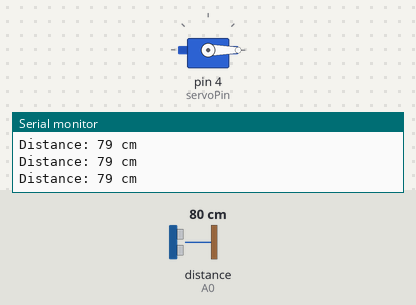
A sketch run on a simulated Arduino Uno, built with avr-gcc and run on an emulated ATmega328P. Shown: servo, the last lines printed to the serial monitor. Wiring (inferred from the names in the program): ultrasonic range finder: trigger A1; echo A0. The inputs (shaded band) are chosen by the test bench; at power-on: distance to the obstacle (sensor on A0) 80 cm. The echo pulse lasts 58.3 µs per cm.

Above: at 1.2 s.
1.3 s: distance to the obstacle (sensor on A0) set to 22 cm
2.8 s: distance to the obstacle (sensor on A0) set to 19 cm
At 3.5 s:
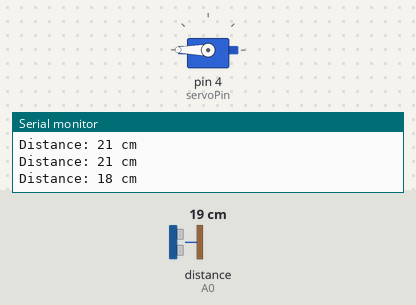
4.4 s: distance to the obstacle (sensor on A0) set to 35 cm
At 7.0 s:
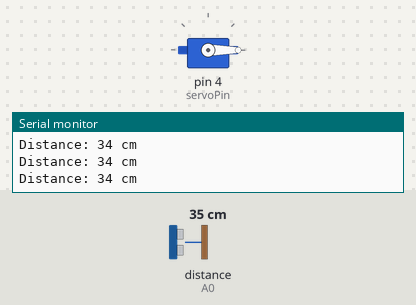
7.4 s: distance to the obstacle (sensor on A0) set to 2 cm
At 8.4 s:
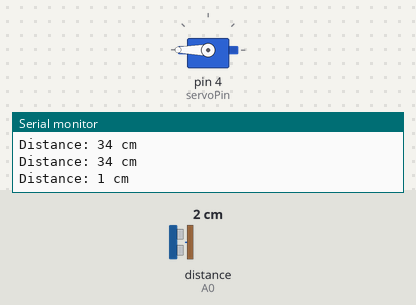
Timing chart, 0 to 9.9 s (numbered marks = the images above; inputs shaded):
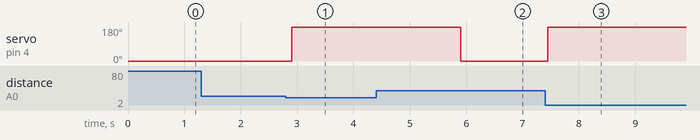

The sketch:

project1.ino
```cpp
#include <Servo.h>

#define trigPin A1   // Ultrasonic Sensor Trigger Pin
#define echoPin A0   // Ultrasonic Sensor Echo Pin
#define servoPin 4   // Servo Motor Signal Pin

Servo myServo;  // Create Servo object
long duration;  // Variable to store pulse duration
int distance;   // Variable to store distance in cm

void setup() {
  pinMode(trigPin, OUTPUT); // Set trigPin as OUTPUT
  pinMode(echoPin, INPUT);  // Set echoPin as INPUT
  myServo.attach(servoPin); // Attach Servo to pin 9
  myServo.write(0);         // Keep the dustbin closed initially
  Serial.begin(9600);       // Start serial communication
}

void loop() {
  // Send a pulse to the ultrasonic sensor
  digitalWrite(trigPin, LOW);
  delayMicroseconds(2);
  digitalWrite(trigPin, HIGH);
  delayMicroseconds(10);
  digitalWrite(trigPin, LOW);

  // Read the time taken for the pulse to return
  duration = pulseIn(echoPin, HIGH);

  // Calculate distance in centimeters
  distance = duration * 0.0344 / 2;

  // Print distance to Serial Monitor
  Serial.print("Distance: ");
  Serial.print(distance);
  Serial.println(" cm");

  // If distance is less than 20 cm, open the dustbin lid
  if (distance < 20) {
    myServo.write(180);  // Rotate servo to 180° (Open Lid)
    delay(3000);        // Keep lid open for 3 seconds
    myServo.write(0);   // Close Lid (0°)
  }

  delay(100); // Small delay before the next measurement
}
```

Measured:
- the behaviour switches between 21 and 20 cm on distance to the obstacle (sensor on A0) (found by bisection; images 0 and 1)
- after the input at 2.8 s, servo on pin 4 (servoPin): 0° → 180° after 0.10 s
- after the input at 4.4 s, servo on pin 4 (servoPin): goes on until 5.9 s, then stays 0°
- after the input at 7.4 s, servo on pin 4 (servoPin): 0° → 180° at once
